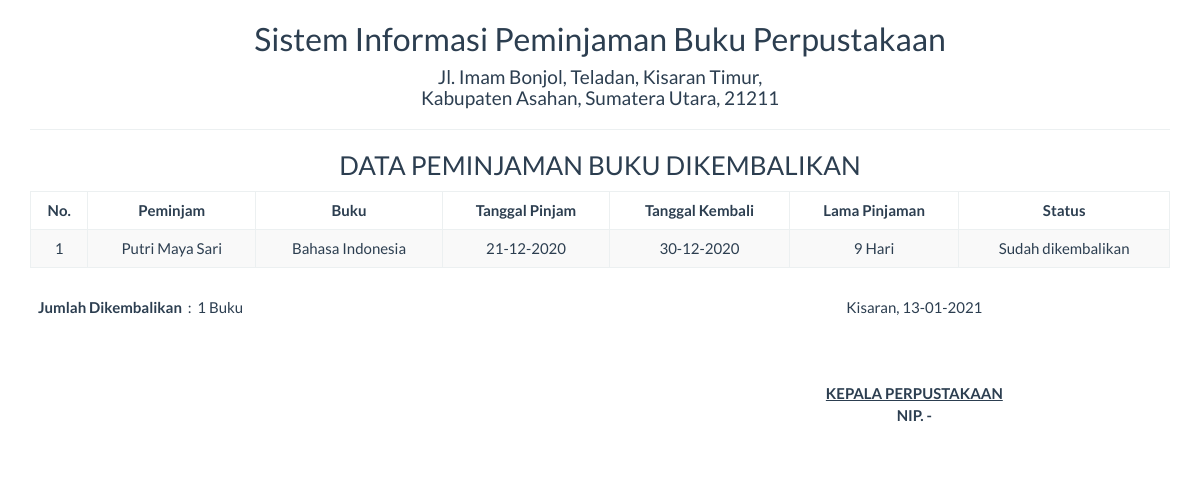
Screenshot of /report/peminjaman_kembali.php with the database file from the repository.
### tables this page shows
CREATE TABLE `pinjam` (
  `id_pinjam` int(11) NOT NULL,
  `id_anggota` int(11) NOT NULL,
  `id_buku` int(11) NOT NULL,
  `tgl_pinjam` date NOT NULL,
  `tgl_kembali` date NOT NULL,
  `status_pinjam` varchar(20) NOT NULL
);

CREATE TABLE `anggota` (
  `id_anggota` int(11) NOT NULL,
  `nama` varchar(255) DEFAULT NULL,
  `alamat` varchar(255) DEFAULT NULL,
  `status_pekerjaan` varchar(255) DEFAULT NULL,
  `no_telpon` varchar(20) DEFAULT NULL
);

CREATE TABLE `buku` (
  `id_buku` int(11) NOT NULL,
  `judul` varchar(255) DEFAULT NULL,
  `pengarang` varchar(255) DEFAULT NULL,
  `penerbit` varchar(255) DEFAULT NULL,
  `tahun` varchar(10) DEFAULT NULL,
  `jumlah` int(11) DEFAULT NULL
);

### report/peminjaman_kembali.php (the view, shortened to what this page needs)
<!DOCTYPE html>
<html>
    <head>
        <link href="../Assets/css/bootstrap.min.css" rel="stylesheet" type="text/css"/>
    </head>
    <body onload="print()">
        <?php
        include '../config/koneksi.php';
        ?>
        <div class="container">
            <div class='row'>
                <div class="col-sm-12">
                    <div class="text-center">
                        <h2>Sistem Informasi Peminjaman Buku Perpustakaan </h2>
                        <h4>Jl. Imam Bonjol, Teladan, Kisaran Timur, <br> Kabupaten Asahan, Sumatera Utara, 21211</h4>
                        <hr>
                        <h3>DATA PEMINJAMAN BUKU DIKEMBALIKAN</h3>
                        <table id="dtskripsi" class="table table-bordered table-striped table-hover">
                            <thead>
                                <tr>
                                    <th><center>No.</center></th>
                                    <th><center>Peminjam</center></th>
                                    <th><center>Buku</center></th>
                                    <th><center>Tanggal Pinjam</center></th>
                                    <th><center>Tanggal Kembali</center></th>
                                    <th><center>Lama Pinjaman</center></th>
                                    <th><center>Status</center></th>
                                </tr>
                            </thead>
                            <tbody>
                                <?php
                                $sql = "SELECT * FROM pinjam JOIN anggota ON pinjam.id_anggota=anggota.id_anggota JOIN buku ON pinjam.id_buku=buku.id_buku WHERE status_pinjam='Sudah dikembalikan'";
                                $query = mysqli_query($koneksi, $sql) or die("SQL Anda Salah");
                                $nomor = 0;
                                while ($data = mysqli_fetch_array($query)) {
                                    $nomor++;
                                    $lama = date_diff(date_create($data['tgl_pinjam']), date_create($data['tgl_kembali']));
                                    ?>
                                    <tr>
                                        <td><?= $nomor ?></td>
                                        <td><?= $data['nama'] ?></td>
                                        <td><?= $data['judul'] ?></td>
                                        <td><?= date('d-m-Y', strtotime($data['tgl_pinjam'])) ?></td>
                                        <td><?= date('d-m-Y', strtotime($data['tgl_kembali'])) ?></td>
                                        <td><?= $lama->days ?> Hari</td>
                                        <td><?= $data['status_pinjam'] ?></td>
                                    </tr>
                                <?php } ?>
                            </tbody>
                        </table>
                        <table class="table">
                                <tbody>
                                    <tr>
                                        <td>
                                            <table>
                                                <?php
                                                    $sql4 = "SELECT status_pinjam FROM pinjam WHERE status_pinjam='Sudah dikembalikan'";
                                                    $query4 = mysqli_query($koneksi, $sql4) or die("SQL Anda Salah");
                                                    $total2 = mysqli_num_rows($query4);
                                                ?>
                                                <tr>
                                                    <th>Jumlah Dikembalikan</th><td>&nbsp;  : &nbsp;</td><td> <?= $total2 ?> Buku</td>
                                                </tr>
                                            </table>
                                        </td>
                                        <td></td>
                                        <td>
                                            <div class="text-center">
                                                Kisaran,  <?= date("d-m-Y") ?>
                                                <br><br><br><br>
                                                <u><strong>KEPALA PERPUSTAKAAN<strong></u><br>
                                                NIP. -
                                            </div>
                                        </td>
                                    </tr>
                                </tbody>
                        </table>
                    </div>
                </div>
            </div>
    </body>
</html>

### rows the page displays
pinjam: id_anggota.nama "Putri Maya Sari", id_buku.judul "Bahasa Indonesia", tgl_pinjam "21-12-2020", tgl_kembali "30-12-2020", tgl_pinjam+tgl_kembali "9", status_pinjam "Sudah dikembalikan"

### other values shown
$total2 "1"
